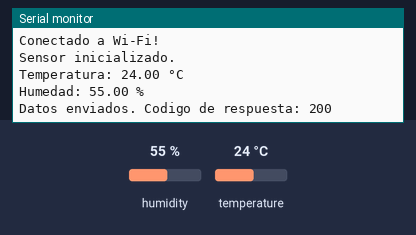
Simulated run of this sketch. Board: ESP32. Parts: the last lines printed to the serial monitor. The test bench sets the inputs (shaded band); at power-on: humidity 55 %, temperature 24 °C. WiFi joins after 1.5 s; servers stay silent unless stated; uploads are accepted with an empty reply.

Above: at 3.2 s.
3.3 s: humidity set to 22 %
At 4.41 s:
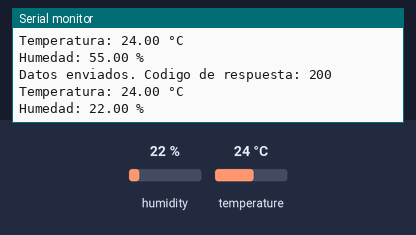
6.2 s: temperature set to 12 °C
At 7.8 s:
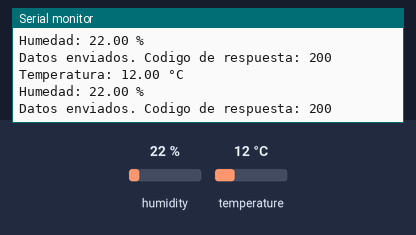
9.1 s: humidity set to 40 %
At 11.8 s:
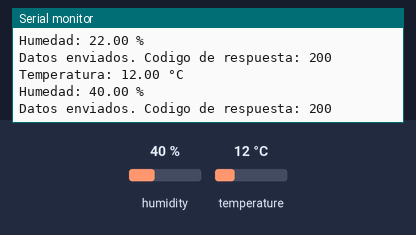
Timing chart, 0 to 13.3 s (numbered marks = the images above; inputs shaded):
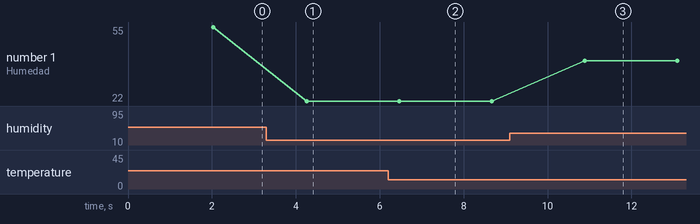

Measured:
- after the input at 3.3 s, the serial monitor: prints a new line after 0.96 s (image 1)
- after the input at 6.2 s, the serial monitor: prints a new line after 0.26 s (image 2)
- after the input at 9.1 s, the serial monitor: prints a new line after 1.8 s (image 3)
- plotted number 1: 55 → 22 after the input at 3.3 s, 22 → 40 after the input at 9.1 s

The sketch:

comunicacionNube.ino
```cpp
#include <Wire.h>
#include <SparkFun_SHTC3.h>
#include <WiFi.h>
#include <HTTPClient.h>

SHTC3 shtc3;

const char* ssid = "nombreRED";
const char* password = "CONTRASEÑA";

const String cloud_url = "URLservidor";

void setup() {
  Serial.begin(9600);
  Wire.begin();

  WiFi.begin(ssid, password);
  while (WiFi.status() != WL_CONNECTED) {
    delay(1000);
    Serial.println("Conectando a Wi-Fi...");
  }
  Serial.println("Conectado a Wi-Fi!");

  if (shtc3.begin() != SHTC3_Status_Nominal) {
    Serial.println("Error al inicializar.");
    while (1);
  }
  Serial.println("Sensor inicializado.");
}

void loop() {
  if (shtc3.update() == SHTC3_Status_Nominal) {
    float temperature = shtc3.toDegC();
    float humidity = shtc3.toPercent();

    Serial.print("Temperatura: ");
    Serial.print(temperature);
    Serial.println(" °C");

    Serial.print("Humedad: ");
    Serial.print(humidity);
    Serial.println(" %");

    String json_data = "{\"temperature\": " + String(temperature, 2) + ", \"humidity\": " + String(humidity, 2) + "}";

    sendDataToCloud(json_data);

  } else {
    Serial.println("Error al leer datos del sensor.");
  }

  delay(2000);
}

void sendDataToCloud(String json_data) {
  HTTPClient http;

  http.begin(cloud_url);

  http.addHeader("Content-Type", "application/json");

  int httpResponseCode = http.POST(json_data);

  if (httpResponseCode > 0) {
    Serial.print("Datos enviados. Codigo de respuesta: ");
    Serial.println(httpResponseCode);
  } else {
    Serial.print("Error al enviar los datos. Codigo de error: ");
    Serial.println(httpResponseCode);
  }

  http.end();
}
```
